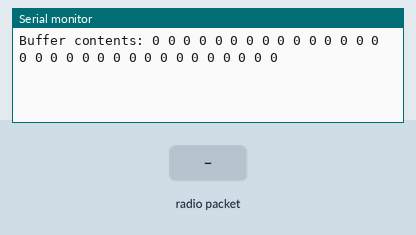
Simulated run of this sketch. Board: Arduino Uno, built with avr-gcc and run on an emulated ATmega328P. Parts: the last lines printed to the serial monitor. Inputs (shaded band) come from the test bench. No radio packets arrive unless stated.

Above: at 1.2 s.
1.3 s: radio packet "1" arrives
At 2.5 s:
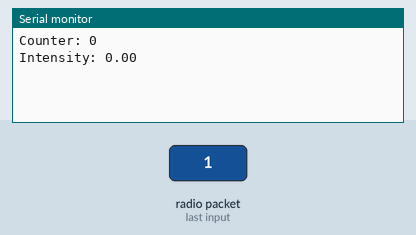
2.8 s: radio packet "0" arrives
At 3.7 s:
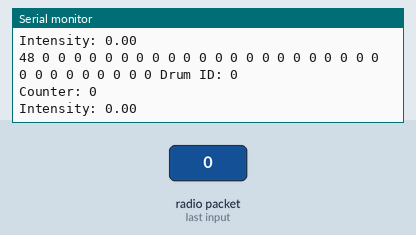
4.3 s: radio packet "2" arrives
At 4.8 s:
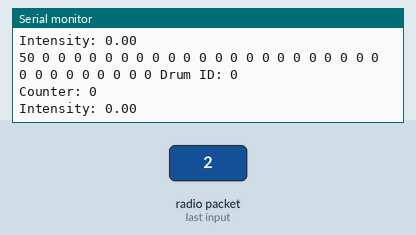

Measured:
- after the input at 1.3 s, the serial monitor: prints a new line at once (image 1)
- after the input at 2.8 s, the serial monitor: prints a new line at once (image 2)
- after the input at 4.3 s, the serial monitor: prints a new line at once (image 3)

The sketch:

DrumReceiver.ino
```cpp
#include "comms.h"
#include "messaging.h"

byte msg_buf[32] = {0};

void setup() {
  startup_nRF();
  Serial.begin(115200);
  Serial.print(F("Buffer contents: "));
  print_buffer(msg_buf, 32);
}

void loop() {
  if (read_if_avail(msg_buf)) {
    Serial.print(F("Drum ID: ")); Serial.println(get_drum_id(msg_buf));
    Serial.print(F("Counter: ")); Serial.println(get_hit_counter(msg_buf));
    Serial.print(F("Intensity: ")); Serial.println(get_hit_intensity(msg_buf));
  }
}
```

comms.cpp
```cpp
#include "comms.h"
#include "printf.h"

RF24 radio(10, 9);

const unsigned char ADDR1[5]  = {0xb1, 0x41, 0x29, 0x75, 0x93};
const unsigned char ADDR0[5]  = {0xb0, 0x41, 0x29, 0x75, 0x93};

void startup_nRF() {
  radio.begin();
  printf_begin();
  radio.setDataRate(RF24_2MBPS);
  radio.enableDynamicPayloads();
  radio.setAutoAck(false);  //  turn off acknowledgements
  radio.setRetries(1, 15);
  radio.setChannel(50);
  radio.setPALevel(RF24_PA_MAX);
  radio.openReadingPipe(0, ADDR0);
  radio.openReadingPipe(1, ADDR1);
  radio.startListening();
  radio.printDetails();
}

bool read_if_avail(uint8_t* buf) {
  if (radio.available()) {
    if (radio.getDynamicPayloadSize() < 1) {
      return false;
    }
    read_and_flush(buf);
    print_buffer(buf, PACKET_SZ);
    return true;
  } else {
    return false;
  }
}

void read_and_flush(uint8_t* buf) {
  radio.read(buf, PACKET_SZ);
  radio.flush_rx();
}

void broadcast(uint8_t addr, byte* msg) {
  radio.stopListening();
  switch (addr) {
    case 0 : radio.openWritingPipe(ADDR0);
    case 1 : radio.openWritingPipe(ADDR1);
    default: radio.openWritingPipe(ADDR0);
  }
  radio.startWrite(msg, PACKET_SZ, true);
  radio.txStandBy();
  radio.startListening();
}

void print_buffer(uint8_t* buf, uint8_t len) {
  for (int i = 0; i < len; i++) {
    Serial.print(buf[i]);
    Serial.print(F(" "));
  }
}
```

comms.h
```cpp
#ifndef COMMS
#define COMMS

#include <SPI.h>
#include <nRF24L01.h>
#include <RF24.h>

#define PACKET_SZ 32

void startup_nRF();
bool read_if_avail(uint8_t* buf);
void read_and_flush(uint8_t* buf);
void broadcast(uint8_t addr, byte* msg);
void print_buffer(uint8_t* buf, uint8_t len);

#endif
```

messaging.cpp
```cpp
#include "messaging.h"

// For drum hits //
/*
 * input msg: pointer to state message buffer
 * return: ID of drum that sent the message currently in state message buffer (0-3)
 */
uint8_t get_drum_id(byte* msg) {
  return msg[DRUM_ID_BYTE];
}

/*
 *  input msg: pointer to state message buffer
 * return: intensity from 0 to 1
 */
float get_hit_intensity(byte* msg) {
  uint16_t temp = msg[DRUM_HIT_INTENSITY] << 8 | msg[DRUM_HIT_INTENSITY+1];
  return temp / 100.0;
}

/*
 * input msg: pointer to state message buffer
 * return: drum hit counter of this drum
 */
uint16_t get_hit_counter(byte* msg) {
  uint16_t temp = msg[DRUM_COUNTER_BYTE] << 8 | msg[DRUM_COUNTER_BYTE + 1];
  return temp;
}
```

messaging.h
```cpp
#ifndef MESSAGING
#define MESSAGING

#include <Arduino.h>

/*
 * Messages are to be parsed with big endianness
 * Locations in messages are 2-byte long, representing distance in tens of cm (dm)
 * Time is represented by one byte as hundreds of milliseconds
 * Colours take up 3 bytes, representing values for R, G and B respectively
 * Intensity value for drum hit messages are represented by 2 bytes, which will be scaled down by 100
 */

// HEADER BYTE - MSG TYPE //
#define SETUP_REQ_MSG 0
#define SETUP_MSG 1
#define SETUP_ACK 2
#define DRUM_HIT_MSG 3
#define HELLO_MSG 4

// HEADER BYTE - OTHER INFO //
#define GLOBAL_BIT 3
#define SET_AS_RELAY 4
#define RELAY_BIT 7

// INDIV SETUP //
#define LAMP_ID 1
#define LAMP_X1 3
#define LAMP_Y1 5

// GLOBAL SETUP //
#define DRUM_X1_START 1
#define DRUM_X2_START 2
#define DRUM_Y1_START 3
#define DRUM_Y2_START 4
#define COLOUR_START_BYTE 17
#define WAVELENGTH_BYTE 29
#define PERIOD_BYTE 30
#define EXPIRY_BYTE 31

// DRUM HIT //
#define DRUM_ID_BYTE 1
#define DRUM_HIT_INTENSITY 2
#define DRUM_COUNTER_BYTE 4

uint8_t get_drum_id(byte* msg);
float get_hit_intensity(byte* msg);
uint16_t get_hit_counter(byte* msg);
#endif
```
